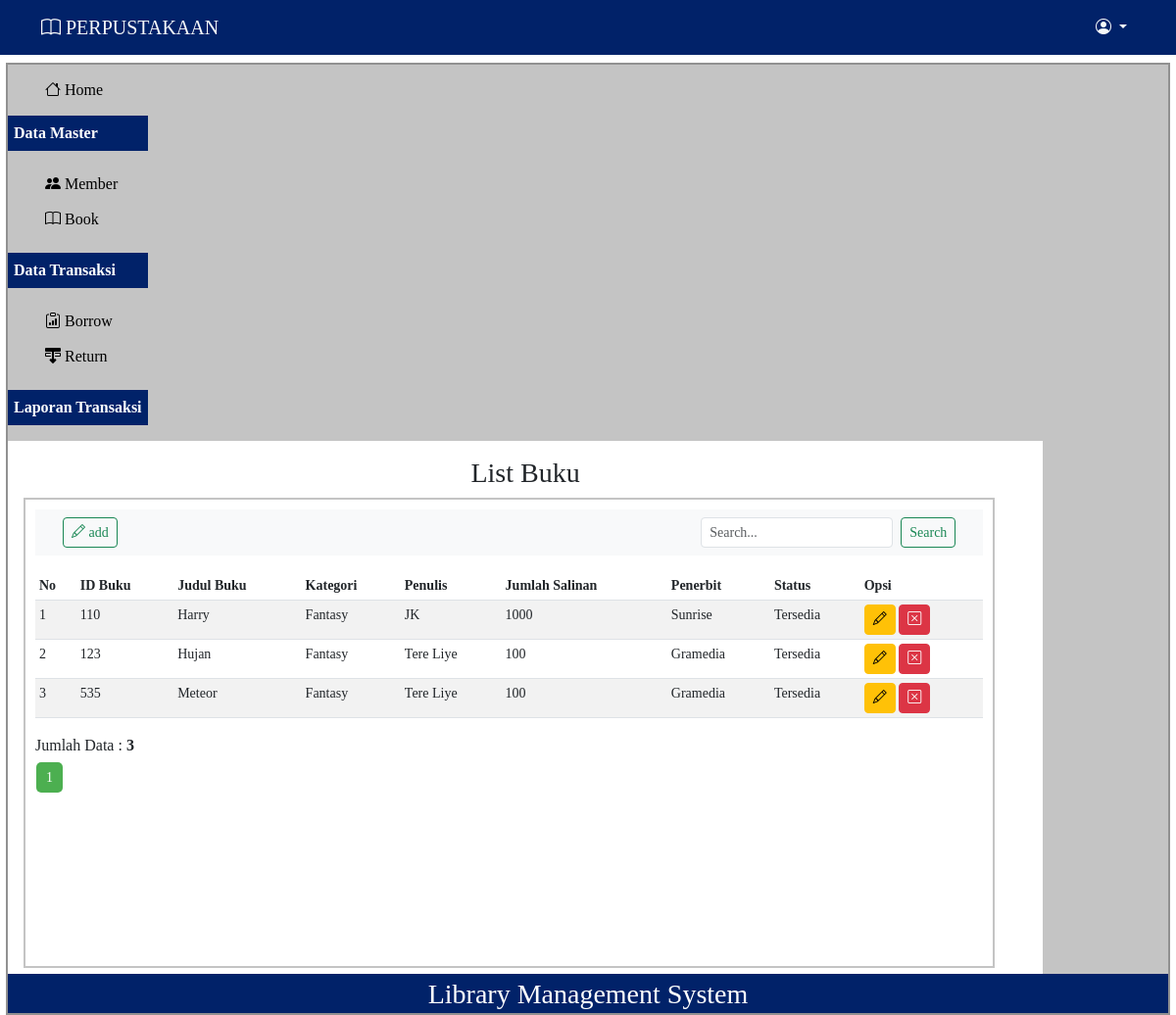
/index.php?p=buku (signed in), run on an earlier commit of the app's database.
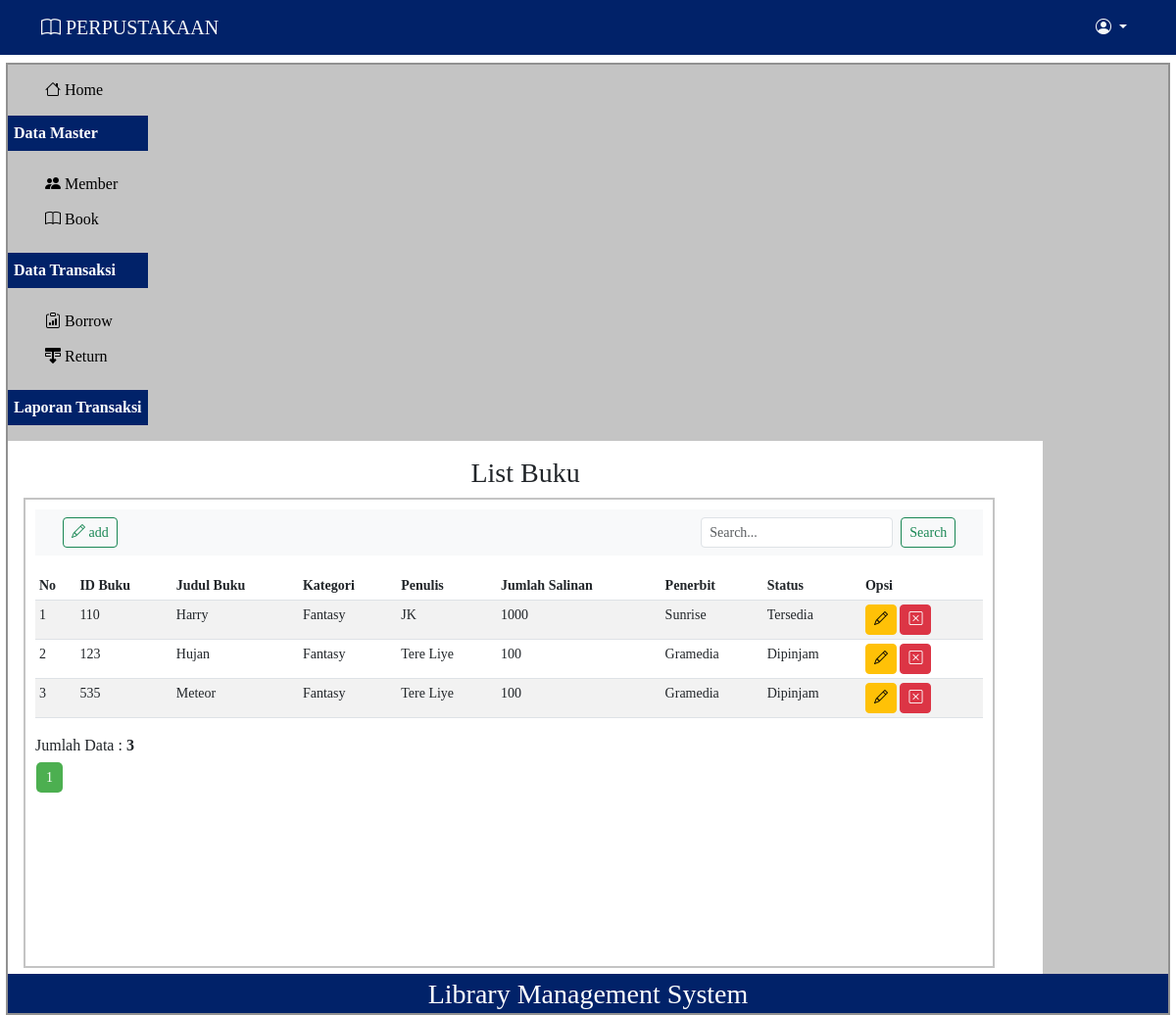
And on a later commit of the database.
### tables this page shows
CREATE TABLE `book` (
  `book_id` int(11) NOT NULL,
  `book_title` varchar(255) NOT NULL,
  `category` varchar(100) DEFAULT NULL,
  `author` varchar(100) DEFAULT NULL,
  `book_copies` int(11) DEFAULT NULL,
  `publisher_name` varchar(100) DEFAULT NULL,
  `is_borrowed` tinyint(4) NOT NULL DEFAULT 0
);

### pages/buku.php (the view, shortened to what this page needs)
<div id="label-page">
   <h3>List Buku</h3>
</div>
<div id="content">
   <nav class="navbar navbar-expand bg-body-tertiary mb-3">
      <div class="container-fluid">
         <div class="collapse navbar-collapse" id="navbarSupportedContent">
            <ul class="navbar-nav me-auto mb-lg-0">
               <li class="nav-item mx-3">
                  <a href="index.php?p=buku-input" class="btn btn-sm btn-outline-success" aria-current="page"><i class="bi bi-pencil"></i> add</a>
               </li>
            </ul>
            <form action="" class="d-flex mx-3" method="post">
               <input type="text" class="form-control form-control-sm me-2" name="pencarian" autocomplete="off" placeholder="Search...">
               <button class="btn btn-sm btn-outline-success" type="submit" name="search" value="search">Search</button>
            </form>
         </div>
      </div>
   </nav>
   <div class="table-responsive small">
      <table class="table table-striped table-sm">
         <thead>
            <tr>
               <th scope="col">No</th>
               <th scope="col">ID Buku</th>
               <th scope="col">Judul Buku</th>
               <th scope="col">Kategori</th>
               <th scope="col">Penulis</th>
               <th scope="col">Jumlah Salinan</th>
               <th scope="col">Penerbit</th>
               <th scope="col">Status</th>
               <th scope="col">Opsi</th>
            </tr>
         </thead>
         <tbody>
            <?php
            $batas = 10;
            extract($_GET);
            if (empty($hal)) {
               $posisi = 0;
               $hal = 1;
               $nomor = 1;
            } else {
               $posisi = ($hal - 1) * $batas;
               $nomor = $posisi + 1;
            }
            if ($_SERVER['REQUEST_METHOD'] == "POST") {
               $pencarian = trim(mysqli_real_escape_string($db, $_POST['pencarian']));
               if ($pencarian != "") {
                  $sql = "SELECT * FROM book WHERE book_title LIKE '%$pencarian%'
						OR author LIKE '%$pencarian%'
						OR category LIKE '%$pencarian%'";
                  $query = $sql;
                  $queryJml = $sql;
               } else {
                  $query = "SELECT * FROM book LIMIT $posisi, $batas";
                  $queryJml = "SELECT * FROM book";
                  $no = $posisi * 1;
               }
            } else {
               $query = "SELECT * FROM book LIMIT $posisi, $batas";
               $queryJml = "SELECT * FROM book";
            }
            $data = mysqli_query($db, $query);
            if (mysqli_num_rows($data) > 0) {
               while ($row = mysqli_fetch_array($data)) {
            ?>
                  <tr>
                     <td><?php echo $nomor; ?></td>
                     <td><?php echo htmlspecialchars($row['book_id']); ?></td>
                     <td><?php echo htmlspecialchars($row['book_title']); ?></td>
                     <td><?php echo htmlspecialchars($row['category']); ?></td>
                     <td><?php echo htmlspecialchars($row['author']); ?></td>
                     <td><?php echo htmlspecialchars($row['book_copies']); ?></td>
                     <td><?php echo htmlspecialchars($row['publisher_name']); ?></td>
                     <td><?php echo $row['is_borrowed'] == 1 ? "Dipinjam" : "Tersedia"; ?></td>
                     <td>
                        <a class="btn btn-sm btn-warning" href="index.php?p=buku-edit&id=<?php echo htmlspecialchars($row['book_id']); ?>"><i class="bi bi-pencil"></i></a>
                        <a class="btn btn-sm btn-danger" href="proses/buku-hapus.php?id=<?php echo htmlspecialchars($row['book_id']); ?>" onclick="return confirm ('Apakah Anda Yakin Akan Menghapus Data Ini?')"><i class="bi bi-x-square"></i></a>
                     </td>
                  </tr>
            <?php
                  $nomor++;
               }
            } else {
               echo "<tr><td colspan=6>Data Tidak Ditemukan</td></tr>";
            }
            ?>
         </tbody>
      </table>
   </div>
   <?php
   if (isset($_POST['pencarian'])) {
      if ($_POST['pencarian'] != '') {
         echo "<div style=\"float:left;\">";
         $jml = mysqli_num_rows(mysqli_query($db, $queryJml));
         echo "Data Hasil Pencarian: <b>$jml</b>";
         echo "</div>";
      }
   } else { ?>
      <div>
         <?php
         $jml = mysqli_num_rows(mysqli_query($db, $queryJml));
         echo "Jumlah Data : <b>$jml</b>";
         ?>
      </div>
      <div class="pagination btn btn-sm">
         <?php
         $jml_hal = ceil($jml / $batas);
         for ($i = 1; $i <= $jml_hal; $i++) {
            if ($i != $hal) {
               echo "<a href=\"?p=anggota&hal=$i\">$i</a>";
            } else {
               echo "<a class=\"active\">$i</a>";
            }
         }
         ?>
      </div>
   <?php
   }
   ?>
</div>

What changed in the data, as far as the page shows it:
changed book "Hujan": is_borrowed "Tersedia" → "Dipinjam"
changed book "Meteor": is_borrowed "Tersedia" → "Dipinjam"
